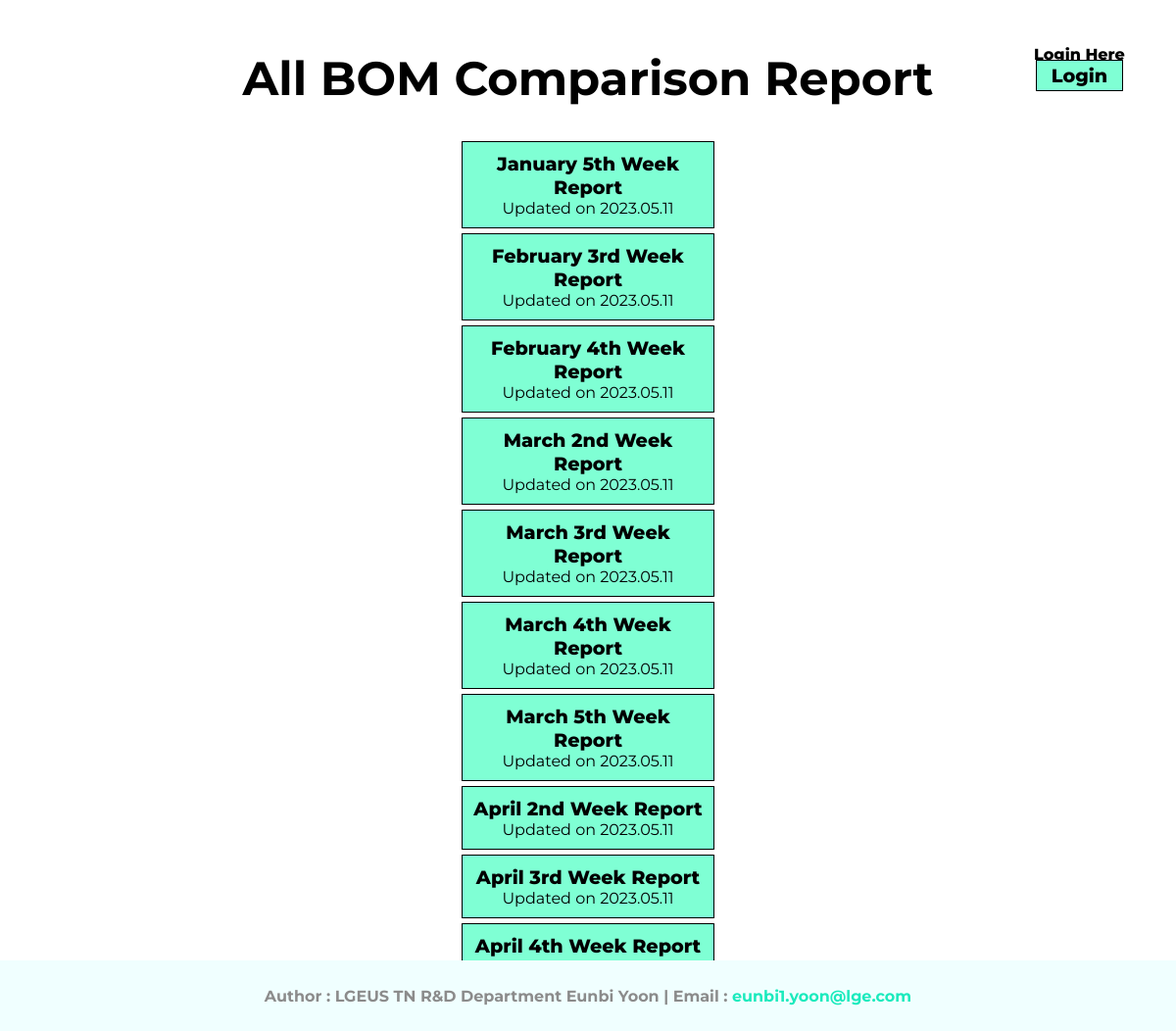
The app's page /bom-comparison/ with its own data.
### report/models.py (models this page shows, shortened)
class Category(models.Model):
    title=models.CharField(max_length=255)
    slug=models.SlugField()
    class Meta:
        verbose_name_plural='  1) Categories'

class Post(models.Model):
    category=models.ForeignKey(Category, related_name='post_model', on_delete=models.CASCADE)
    slug=models.SlugField()
    author=models.ForeignKey(User, related_name='post_user',on_delete=models.CASCADE)
    title=models.CharField(max_length=255)
    date_added=models.DateTimeField(auto_now_add=True)
    class Meta:
        verbose_name_plural='  2) Posts'

### report/views.py (the view)
# urls.py: path('<slug:slug>/', categoryView, name='category_url'),
def categoryView(request, slug):
    category=Category.objects.get(slug=slug)
    context={
        'category_pair':category
    }
    return render(request,'category.html', context)

### templates/category.html (shortened to what this page needs)
{% extends 'base.html' %}
{% block name %}<div class="category-name">All {{ category_pair.title }} Report</div>{% endblock %}
{% block container %}
    <div class="category">
        {% for cat in category_pair.post_model.all %}
            <a href="{% url 'detail_url' cat.slug cat.id%}">
                <div class="category-detail">
                    <div class="title">{{ cat.title }} Report</div>
                    <div class="date">Updated on {{ cat.date_added|date:"Y.m.d" }}</div>
                </div>
            </a>
        {% endfor %}
    </div>
{% endblock %}

### statics/css/style2.css (style rules this page uses)
body { margin:auto; font-family: 'Montserrat'; overflow-y: scroll; min-height:100%; display: flex; flex-direction: column; }
.category { text-align: center; margin-top:30px; }
.category-name { text-align: center; font-size: 3rem; }
.category a { text-decoration:none; margin-top: 50px;; }
.category .category-detail { background-color:aquamarine; color:black; margin: auto; border:1px solid black; width:30%; margin:5px auto; padding:10px; font-size:1rem }
.category .category-detail .title { font-size: 1.2rem; font-weight: 800; }

### records on screen
Category: title "BOM Comparison"
Post: title "January 5th Week", date_added "2023.05.11"
Post: title "February 3rd Week", date_added "2023.05.11"
Post: title "February 4th Week", date_added "2023.05.11"
Post: title "March 2nd Week", date_added "2023.05.11"
Post: title "March 3rd Week", date_added "2023.05.11"
Post: title "March 4th Week", date_added "2023.05.11"
Post: title "March 5th Week", date_added "2023.05.11"
Post: title "April 2nd Week", date_added "2023.05.11"
Post: title "April 3rd Week", date_added "2023.05.11"
Post: title "April 4th Week"
